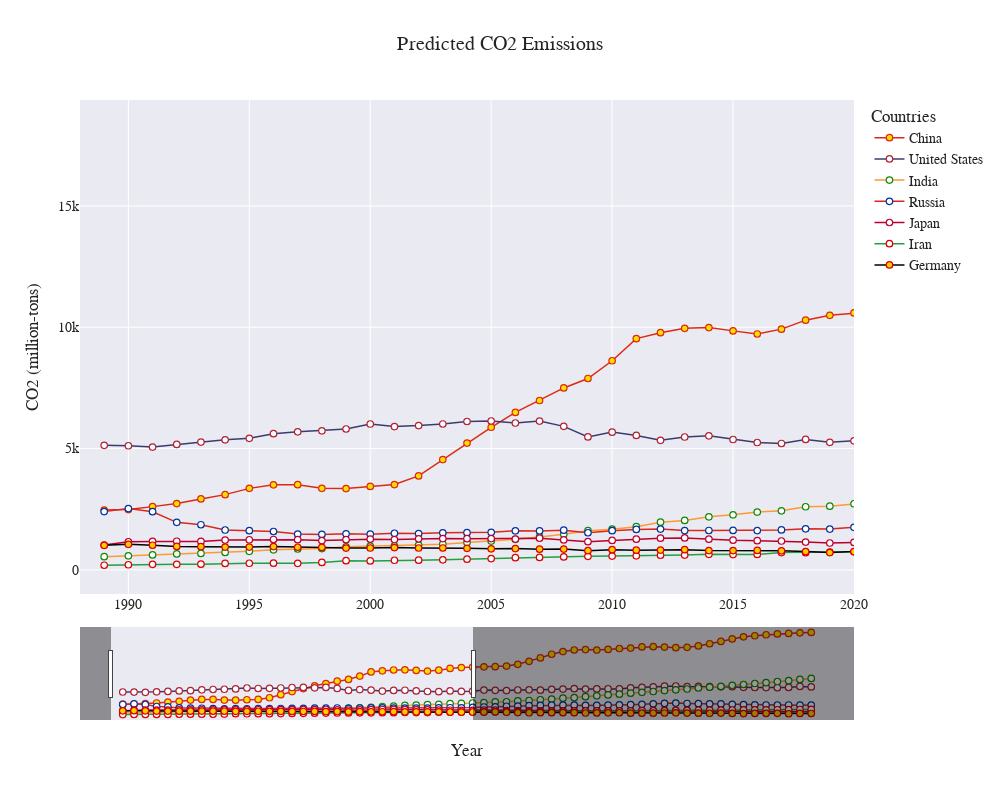

Write notebook code for a chart like this one.
### Code cell
# Generate a stylized plotly graph of the forecasted values of each country. Lots of customization is possible here. 
# I wanted to make each of the countries have the color of their nation's flag in the plot 

fig = go.Figure()
fig.add_trace(go.Scatter(
                mode='lines+markers',
                name='China',
                x=df.index[:],
                y=df['China'],
                line=dict(
                    color='#DE2910',
                    width=1.5),
                marker=dict(
                    color='#FFDE00',
                    size=6.5,
                    line=dict(
                        color='#DE2910',
                        width=1.2)),
))
fig.add_trace(go.Scatter(
                mode='lines+markers',
                name='United States',
                x=df.index[:],
                y=df['United States'],
                line=dict(
                    color='#3C3B6E',
                    width=1.5),
                marker=dict(
                    color='#FFFFFF',
                    size=6.5,
                    line=dict(
                        color='#B22234',
                        width=1.2)),
))
fig.add_trace(go.Scatter(
                mode='lines+markers',
                name='India',
                x=df.index[:],
                y=df['India'],
                line=dict(
                    color='#FF9933',
                    width=1.5),
                marker=dict(
                    color='#FFFFFF',
                    size=6.5,
                    line=dict(
                        color='#138808',
                        width=1.2)),
))
fig.add_trace(go.Scatter(
                mode='lines+markers',
                name='Russia',
                x=df.index[:],
                y=df['Russia'],
                line=dict(
                    color='#DA291C',
                    width=1.5),
                marker=dict(
                    color='#FFFFFF',
                    size=6.5,
                    line=dict(
                        color='#0033A0',
                        width=1.2)),
))
fig.add_trace(go.Scatter(
                mode='lines+markers',
                name='Japan',
                x=df.index[:],
                y=df['Japan'],
                line=dict(
                    color='#BC002D',
                    width=1.5),
                marker=dict(
                    color='#FFFFFF',
                    size=6.5,
                    line=dict(
                        color='#BC002D',
                        width=1.2)),
))
fig.add_trace(go.Scatter(
                mode='lines+markers',
                name='Iran',
                x=df.index[:],
                y=df['Iran'],
                line=dict(
                    color='#239F40',
                    width=1.5),
                marker=dict(
                    color='#FFFFFF',
                    size=6.5,
                    line=dict(
                        color='#DA0000',
                        width=1.2)),
))
fig.add_trace(go.Scatter(
                mode='lines+markers',
                name='Germany',
                x=df.index[:],
                y=df['Germany'],
                line=dict(
                    color='#000000',
                    width=1.5),
                marker=dict(
                    color='#FFCE00',
                    size=6.5,
                    line=dict(
                        color='#DD0000',
                        width=1.2)),
))


fig.update_layout(
    template='seaborn',
    autosize=True,
    width=1000,
    height=800,
    title={'text':'Predicted CO2 Emissions','x':0.5},
    xaxis_title='Year',
    yaxis_title='CO2 (million-tons)',
    legend_title={'text':'Countries','side':'top'},
    font=dict(
        family='Times New Roman',
        size=14,
    ),
    xaxis=dict(
       rangeselector=dict(
           buttons=list([
               dict(count=1),
           ])
       ),
       rangeslider=dict(
           visible=True
       ),
   )
)

initial_range = ['1988','2020']
fig['layout']['xaxis'].update(range=initial_range)
fig.show()

### Figure 1 — Plotly figure (JSON) as saved in the notebook; plotly's stock layout.template omitted (floating-point values rounded to 4 significant figures)
{"data": [{"line": {"color": "#DE2910", "width": 1.5}, "marker": {"color": "#FFDE00", "line": {"color": "#DE2910", "width": 1.2}, "size": 6.5}, "mode": "lines+markers", "name": "China", "type": "scatter", "x": [1989, 1990, 1991, 1992, 1993, 1994, 1995, 1996, 1997, 1998, 1999, 2000, 2001, 2002, 2003, 2004, 2005, 2006, 2007, 2008, 2009, 2010, 2011, 2012, 2013, 2014, 2015, 2016, 2017, 2018, 2019, 2020, 2021, 2022, 2023, 2024, 2025, 2026, 2027, 2028, 2029, 2030, 2031, 2032, 2033, 2034, 2035, 2036, 2037, 2038, 2039, 2040, 2041, 2042, 2043, 2044, 2045, 2046, 2047, 2048, 2049, 2050], "y": [2464.0, 2485.0, 2606.0, 2731.0, 2922.0, 3100.0, 3358.0, 3503.0, 3510.0, 3360.0, 3350.0, 3439.0, 3515.0, 3873.0, 4545.0, 5224.0, 5877.0, 6489.0, 6979.0, 7497.0, 7887.0, 8617.0, 9529.0, 9776.0, 9953.0, 9986.0, 9848.0, 9720.0, 9920.0, 10290.0, 10490.0, 10590.0, 10660.0, 10670.0, 10820.0, 11200.0, 11850.0, 12600.0, 13400.0, 13990.0, 14330.0, 14420.0, 14300.0, 14450.0, 14650.0, 14760.0, 15010.0, 15050.0, 14960.0, 14830.0, 14920.0, 15220.0, 15700.0, 16200.0, 16740.0, 17210.0, 17450.0, 17660.0, 17850.0, 17960.0, 18090.0, 18180.0]}, {"line": {"color": "#3C3B6E", "width": 1.5}, "marker": {"color": "#FFFFFF", "line": {"color": "#B22234", "width": 1.2}, "size": 6.5}, "mode": "lines+markers", "name": "United States", "type": "scatter", "x": [1989, 1990, 1991, 1992, 1993, 1994, 1995, 1996, 1997, 1998, 1999, 2000, 2001, 2002, 2003, 2004, 2005, 2006, 2007, 2008, 2009, 2010, 2011, 2012, 2013, 2014, 2015, 2016, 2017, 2018, 2019, 2020, 2021, 2022, 2023, 2024, 2025, 2026, 2027, 2028, 2029, 2030, 2031, 2032, 2033, 2034, 2035, 2036, 2037, 2038, 2039, 2040, 2041, 2042, 2043, 2044, 2045, 2046, 2047, 2048, 2049, 2050], "y": [5132.0, 5113.0, 5058.0, 5167.0, 5267.0, 5359.0, 5422.0, 5611.0, 5686.0, 5731.0, 5805.0, 6011.0, 5905.0, 5947.0, 6012.0, 6114.0, 6135.0, 6052.0, 6131.0, 5914.0, 5478.0, 5676.0, 5540.0, 5339.0, 5474.0, 5523.0, 5372.0, 5248.0, 5208.0, 5375.0, 5256.0, 5319.0, 5563.0, 5507.0, 5440.0, 5571.0, 5606.0, 5527.0, 5701.0, 5781.0, 5862.0, 5779.0, 5811.0, 5842.0, 5802.0, 6044.0, 6137.0, 6268.0, 6415.0, 6448.0, 6296.0, 6375.0, 6296.0, 6273.0, 6285.0, 6149.0, 6119.0, 6109.0, 6083.0, 6142.0, 6349.0, 6244.0]}, {"line": {"color": "#FF9933", "width": 1.5}, "marker": {"color": "#FFFFFF", "line": {"color": "#138808", "width": 1.2}, "size": 6.5}, "mode": "lines+markers", "name": "India", "type": "scatter", "x": [1989, 1990, 1991, 1992, 1993, 1994, 1995, 1996, 1997, 1998, 1999, 2000, 2001, 2002, 2003, 2004, 2005, 2006, 2007, 2008, 2009, 2010, 2011, 2012, 2013, 2014, 2015, 2016, 2017, 2018, 2019, 2020, 2021, 2022, 2023, 2024, 2025, 2026, 2027, 2028, 2029, 2030, 2031, 2032, 2033, 2034, 2035, 2036, 2037, 2038, 2039, 2040, 2041, 2042, 2043, 2044, 2045, 2046, 2047, 2048, 2049, 2050], "y": [541.1, 578.5, 615.9, 656.0, 677.9, 716.9, 762.1, 825.9, 859.7, 877.7, 951.7, 978.9, 992.6, 1023.0, 1060.0, 1125.0, 1186.0, 1260.0, 1358.0, 1463.0, 1613.0, 1678.0, 1780.0, 1964.0, 2037.0, 2186.0, 2269.0, 2382.0, 2434.0, 2600.0, 2626.0, 2723.0, 2795.0, 2974.0, 2999.0, 3183.0, 3270.0, 3437.0, 3588.0, 3783.0, 3888.0, 4121.0, 4294.0, 4502.0, 4654.0, 4882.0, 5058.0, 5240.0, 5441.0, 5616.0, 5788.0, 6009.0, 6195.0, 6357.0, 6594.0, 6776.0, 6993.0, 7174.0, 7431.0, 7611.0, 7876.0, 8098.0]}, {"line": {"color": "#DA291C", "width": 1.5}, "marker": {"color": "#FFFFFF", "line": {"color": "#0033A0", "width": 1.2}, "size": 6.5}, "mode": "lines+markers", "name": "Russia", "type": "scatter", "x": [1989, 1990, 1991, 1992, 1993, 1994, 1995, 1996, 1997, 1998, 1999, 2000, 2001, 2002, 2003, 2004, 2005, 2006, 2007, 2008, 2009, 2010, 2011, 2012, 2013, 2014, 2015, 2016, 2017, 2018, 2019, 2020, 2021, 2022, 2023, 2024, 2025, 2026, 2027, 2028, 2029, 2030, 2031, 2032, 2033, 2034, 2035, 2036, 2037, 2038, 2039, 2040, 2041, 2042, 2043, 2044, 2045, 2046, 2047, 2048, 2049, 2050], "y": [2400.0, 2526.0, 2396.0, 1958.0, 1860.0, 1642.0, 1613.0, 1580.0, 1475.0, 1458.0, 1486.0, 1471.0, 1508.0, 1496.0, 1526.0, 1531.0, 1548.0, 1607.0, 1605.0, 1637.0, 1529.0, 1613.0, 1665.0, 1680.0, 1619.0, 1623.0, 1623.0, 1619.0, 1646.0, 1692.0, 1679.0, 1751.0, 1854.0, 1879.0, 2014.0, 2037.0, 2132.0, 2200.0, 2273.0, 2256.0, 2249.0, 2205.0, 2214.0, 2269.0, 2324.0, 2361.0, 2442.0, 2549.0, 2628.0, 2701.0, 2618.0, 2576.0, 2531.0, 2516.0, 2425.0, 2349.0, 2301.0, 2293.0, 2287.0, 2293.0, 2260.0, 2267.0]}, {"line": {"color": "#BC002D", "width": 1.5}, "marker": {"color": "#FFFFFF", "line": {"color": "#BC002D", "width": 1.2}, "size": 6.5}, "mode": "lines+markers", "name": "Japan", "type": "scatter", "x": [1989, 1990, 1991, 1992, 1993, 1994, 1995, 1996, 1997, 1998, 1999, 2000, 2001, 2002, 2003, 2004, 2005, 2006, 2007, 2008, 2009, 2010, 2011, 2012, 2013, 2014, 2015, 2016, 2017, 2018, 2019, 2020, 2021, 2022, 2023, 2024, 2025, 2026, 2027, 2028, 2029, 2030, 2031, 2032, 2033, 2034, 2035, 2036, 2037, 2038, 2039, 2040, 2041, 2042, 2043, 2044, 2045, 2046, 2047, 2048, 2049, 2050], "y": [1022.0, 1158.0, 1170.0, 1179.0, 1172.0, 1227.0, 1240.0, 1252.0, 1245.0, 1205.0, 1242.0, 1264.0, 1250.0, 1279.0, 1287.0, 1283.0, 1290.0, 1267.0, 1303.0, 1232.0, 1163.0, 1215.0, 1265.0, 1306.0, 1315.0, 1264.0, 1223.0, 1204.0, 1188.0, 1143.0, 1106.0, 1130.0, 1168.0, 1160.0, 1084.0, 1069.0, 1029.0, 1012.0, 1028.0, 986.1, 987.3, 985.3, 1011.0, 1005.0, 987.7, 1029.0, 1021.0, 1056.0, 1114.0, 1108.0, 1109.0, 1086.0, 1043.0, 961.4, 924.6, 870.8, 828.5, 858.3, 889.0, 834.7, 823.9, 786.4]}, {"line": {"color": "#239F40", "width": 1.5}, "marker": {"color": "#FFFFFF", "line": {"color": "#DA0000", "width": 1.2}, "size": 6.5}, "mode": "lines+markers", "name": "Iran", "type": "scatter", "x": [1989, 1990, 1991, 1992, 1993, 1994, 1995, 1996, 1997, 1998, 1999, 2000, 2001, 2002, 2003, 2004, 2005, 2006, 2007, 2008, 2009, 2010, 2011, 2012, 2013, 2014, 2015, 2016, 2017, 2018, 2019, 2020, 2021, 2022, 2023, 2024, 2025, 2026, 2027, 2028, 2029, 2030, 2031, 2032, 2033, 2034, 2035, 2036, 2037, 2038, 2039, 2040, 2041, 2042, 2043, 2044, 2045, 2046, 2047, 2048, 2049, 2050], "y": [190.2, 209.9, 226.0, 226.9, 235.6, 263.8, 271.6, 273.8, 267.0, 305.5, 379.5, 369.1, 394.8, 397.6, 413.7, 441.9, 463.5, 503.6, 512.7, 534.6, 559.0, 569.8, 577.3, 602.7, 610.2, 641.8, 628.6, 637.4, 712.3, 707.2, 733.4, 744.7, 777.3, 787.7, 823.4, 858.4, 863.4, 892.9, 916.3, 947.1, 974.8, 971.6, 1007.0, 1013.0, 1010.0, 1019.0, 1041.0, 1066.0, 1078.0, 1081.0, 1121.0, 1144.0, 1166.0, 1179.0, 1192.0, 1201.0, 1206.0, 1236.0, 1254.0, 1287.0, 1306.0, 1323.0]}, {"line": {"color": "#000000", "width": 1.5}, "marker": {"color": "#FFCE00", "line": {"color": "#DD0000", "width": 1.2}, "size": 6.5}, "mode": "lines+markers", "name": "Germany", "type": "scatter", "x": [1989, 1990, 1991, 1992, 1993, 1994, 1995, 1996, 1997, 1998, 1999, 2000, 2001, 2002, 2003, 2004, 2005, 2006, 2007, 2008, 2009, 2010, 2011, 2012, 2013, 2014, 2015, 2016, 2017, 2018, 2019, 2020, 2021, 2022, 2023, 2024, 2025, 2026, 2027, 2028, 2029, 2030, 2031, 2032, 2033, 2034, 2035, 2036, 2037, 2038, 2039, 2040, 2041, 2042, 2043, 2044, 2045, 2046, 2047, 2048, 2049, 2050], "y": [1009.0, 1052.0, 1014.0, 965.9, 956.1, 939.8, 939.0, 959.2, 931.3, 923.4, 895.9, 899.9, 916.6, 900.0, 901.2, 887.1, 866.7, 878.3, 851.6, 854.9, 790.3, 832.9, 809.2, 814.0, 831.5, 792.6, 795.6, 800.7, 785.9, 754.1, 711.4, 752.2, 749.6, 762.0, 698.0, 632.1, 586.7, 604.4, 607.1, 602.0, 612.8, 534.8, 562.1, 577.2, 592.0, 501.8, 504.0, 491.5, 541.8, 573.2, 528.7, 499.3, 479.4, 512.7, 454.7, 421.2, 445.6, 435.6, 459.8, 373.4, 442.0, 430.8]}], "layout": {"autosize": true, "font": {"family": "Times New Roman", "size": 14}, "height": 800, "legend": {"title": {"side": "top", "text": "Countries"}}, "title": {"text": "Predicted CO2 Emissions", "x": 0.5}, "width": 1000, "xaxis": {"range": ["1988", "2020"], "rangeselector": {"buttons": [{"count": 1}]}, "rangeslider": {"visible": true}, "title": {"text": "Year"}}, "yaxis": {"title": {"text": "CO2 (million-tons)"}}}}
